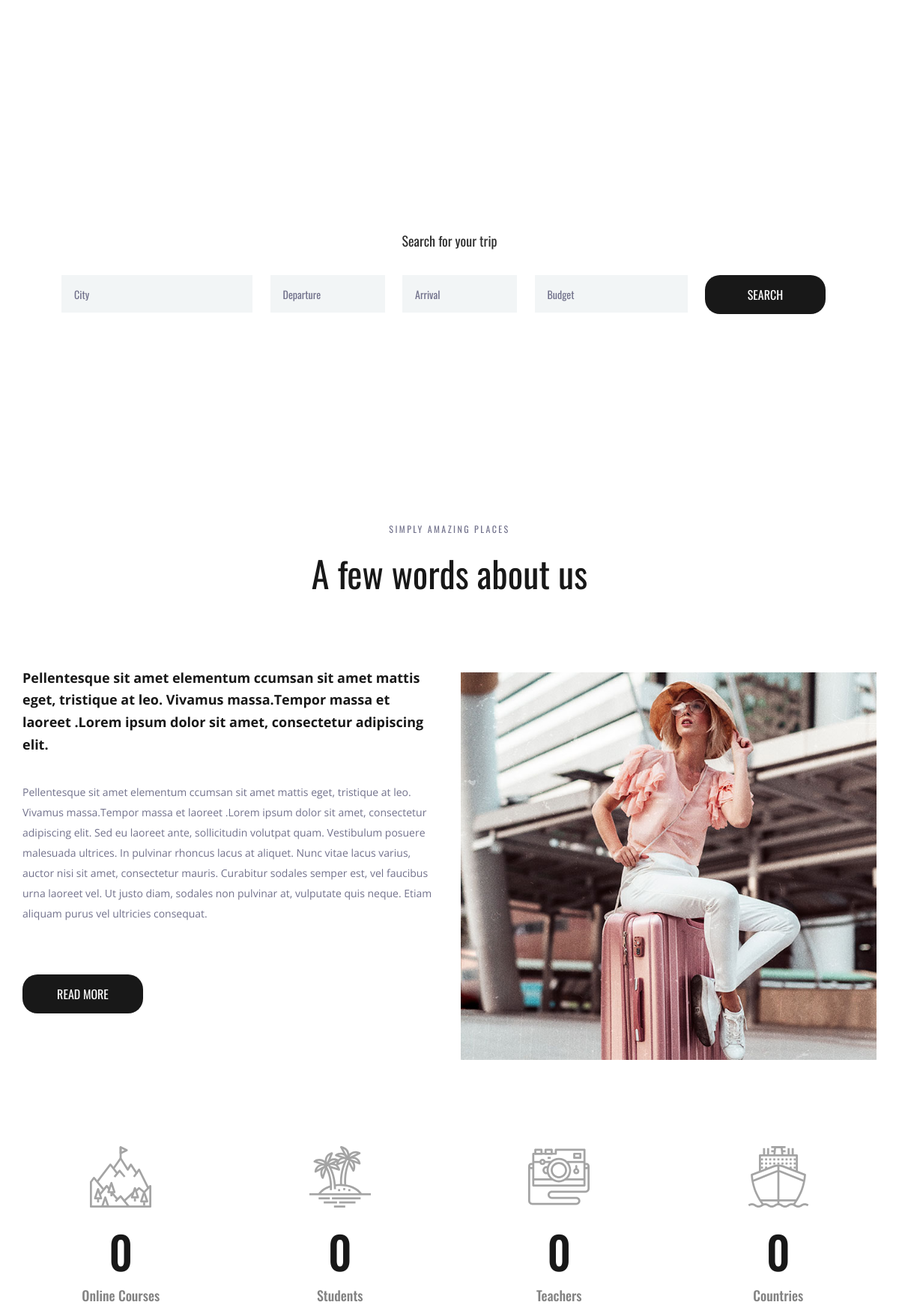
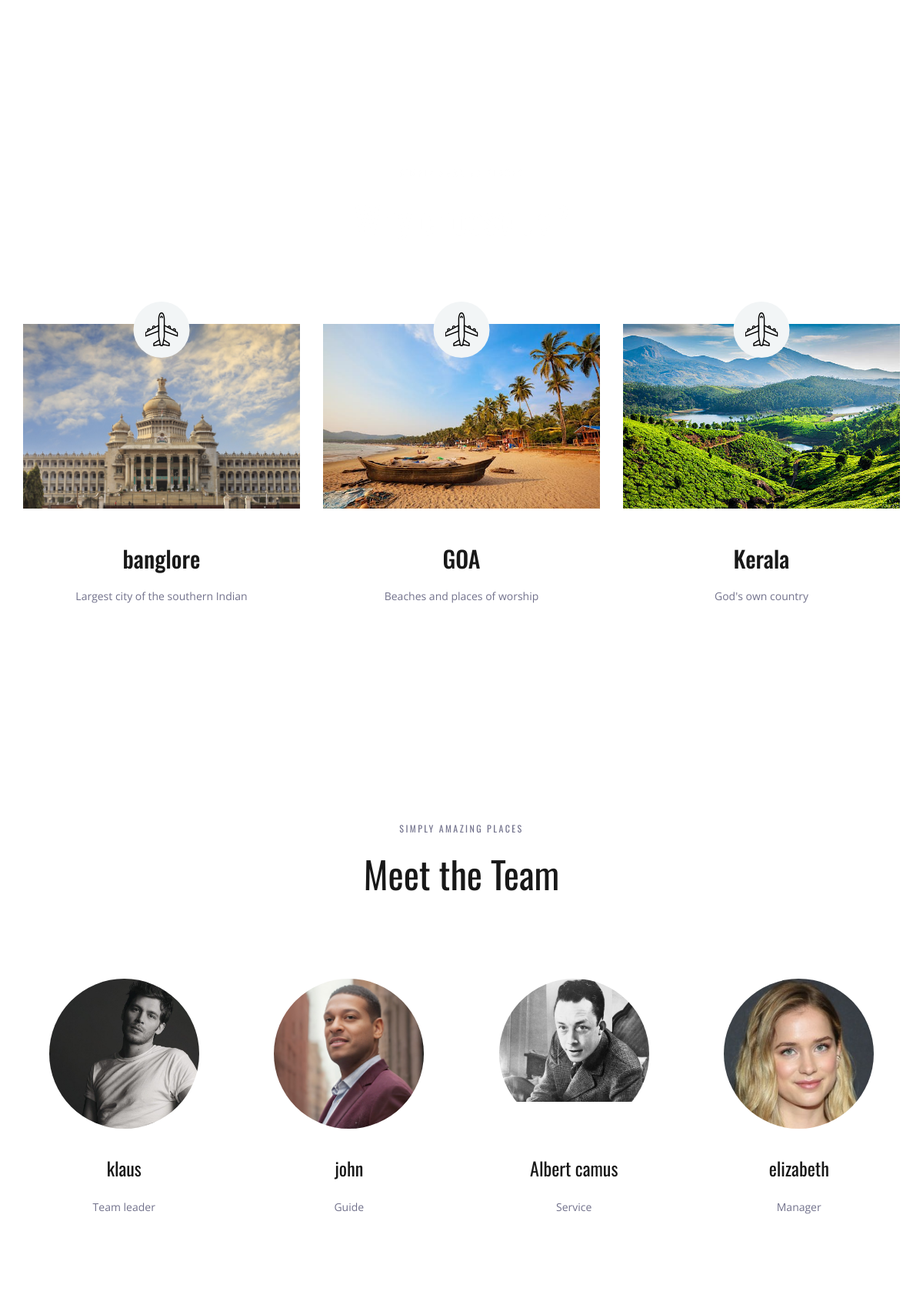
The page / (upper part) on the database its author committed (2 pictures, top to bottom).
### travelapp/models.py (models this page shows, shortened)
class place(models.Model):
    name=models.CharField(max_length=250)
    image=models.ImageField(upload_to='pics')
    desc=models.TextField()

class meet(models.Model):
    name = models.CharField(max_length=250)
    image = models.ImageField(upload_to='pics')
    desc = models.TextField()

### travelapp/views.py (the view)
# urls.py: path('',views.demo,name='demo')
def demo(request):
   obj=place.objects.all()
   ob=meet.objects.all()
   return render(request,"index.html",{'result':obj,'res':ob})

### templates/index.html (shortened to what this page needs)
{% load static %}
<!DOCTYPE html>
<html lang="en">
<head>
<link rel="stylesheet" type="text/css" href="{% static 'styles/bootstrap4/bootstrap.min.css' %}">
<link href="{% static 'plugins/font-awesome-4.7.0/css/font-awesome.min.css' %}" rel="stylesheet" type="text/css">
<link rel="stylesheet" type="text/css" href="{% static 'plugins/OwlCarousel2-2.2.1/owl.carousel.css' %}">
<link rel="stylesheet" type="text/css" href="{% static 'plugins/OwlCarousel2-2.2.1/owl.theme.default.css' %}">
<link rel="stylesheet" type="text/css" href="{% static 'plugins/OwlCarousel2-2.2.1/animate.css' %}">
<link rel="stylesheet" type="text/css" href="{% static 'styles/about.css' %}">
<link rel="stylesheet" type="text/css" href="{% static 'styles/about_responsive.css' %}">
</head>
<body>
<div class="super_container">
	<header class="header">
		<div class="container">
			<div class="row">
				<div class="col">
					<div class="header_content d-flex flex-row align-items-center justify-content-start">
						<div class="header_content_inner d-flex flex-row align-items-end justify-content-start">
							<div class="logo"><a href="index.html">My site</a></div>
							<nav class="main_nav">
								<ul class="d-flex flex-row align-items-start justify-content-start">
									<li><a href="index.html">Home</a></li>
									<li class="active"><a href="about.html">About us</a></li>
									{% if user.is_authenticated %}
									<li>Hello {{user.username}}</li>
									<li><a href="credentials/logout">Logout</a></li>
									{% else %}
									<li><a href="credentials/register">Register</a></li>
									<li><a href="credentials/login">Login</a></li>
									{% endif %}
								</ul>
							</nav>
							<div class="header_phone ml-auto">Call us: 00-56 445 678 33</div>
						</div>
					</div>
				</div>
			</div>
		</div>
	</header>
	<div class="home">
		<div class="background_image" style="{% static 'background-image:url(images/about.jpg)' %}"></div>
	</div>
	<div class="home_search">
		<div class="container">
			<div class="row">
				<div class="col">
					<div class="home_search_container">
						<div class="home_search_title">Search for your trip</div>
						<div class="home_search_content">
							<form action="#" class="home_search_form" id="home_search_form">
								<div class="d-flex flex-lg-row flex-column align-items-start justify-content-lg-between justify-content-start">
									<input type="text" class="search_input search_input_1" placeholder="City" required="required">
									<input type="text" class="search_input search_input_2" placeholder="Departure" required="required">
									<input type="text" class="search_input search_input_3" placeholder="Arrival" required="required">
									<input type="text" class="search_input search_input_4" placeholder="Budget" required="required">
									<button class="home_search_button">search</button>
								</div>
							</form>
						</div>
					</div>
				</div>
			</div>
		</div>
	</div>
	<div class="about">
		<div class="container">
			<div class="row">
				<div class="col text-center">
					<div class="section_subtitle">simply amazing places</div>
					<div class="section_title"><h2>A few words about us</h2></div>
				</div>
			</div>
			<div class="row about_row">
				<div class="col-lg-6">
					<div class="about_content">
						<div class="text_highlight">Pellentesque sit amet elementum ccumsan sit amet mattis eget, tristique at leo. Vivamus massa.Tempor massa et laoreet .Lorem ipsum dolor sit amet, consectetur adipiscing elit.</div>
						<div class="about_text">
							<p>Pellentesque sit amet elementum ccumsan sit amet mattis eget, tristique at leo. Vivamus massa.Tempor massa et laoreet .Lorem ipsum dolor sit amet, consectetur adipiscing elit. Sed eu laoreet ante, sollicitudin volutpat quam. Vestibulum posuere malesuada ultrices. In pulvinar rhoncus lacus at aliquet. Nunc vitae lacus varius, auctor nisi sit amet, consectetur mauris. Curabitur sodales semper est, vel faucibus urna laoreet vel. Ut justo diam, sodales non pulvinar at, vulputate quis neque. Etiam aliquam purus vel ultricies consequat.</p>
						</div>
						<div class="button about_button"><a href="#">read more</a></div>
					</div>
				</div>
				<div class="col-lg-6">
					<div class="about_image"><img src="{% static 'images/about_1.jpg' %}" alt=""></div>
				</div>
			</div>
		</div>
	</div>
	<div class="milestones">
		<div class="container">
			<div class="row">
				<div class="col-lg-3 milestone_col">
					<div class="milestone text-center">
						<div class="milestone_icon"><img src="{% static 'images/mountain.svg' %}" alt=""></div>
						<div class="milestone_counter" data-end-value="17">0</div>
						<div class="milestone_text">Online Courses</div>
					</div>
				</div>
				<div class="col-lg-3 milestone_col">
					<div class="milestone text-center">
						<div class="milestone_icon"><img src="{% static 'images/island.svg' %}" alt=""></div>
						<div class="milestone_counter" data-end-value="213">0</div>
						<div class="milestone_text">Students</div>
					</div>
				</div>
				<div class="col-lg-3 milestone_col">
					<div class="milestone text-center">
						<div class="milestone_icon"><img src="{% static 'images/camera.svg' %}" alt=""></div>
						<div class="milestone_counter" data-end-value="11923">0</div>
						<div class="milestone_text">Teachers</div>
					</div>
				</div>
				<div class="col-lg-3 milestone_col">
					<div class="milestone text-center">
						<div class="milestone_icon"><img src="{% static 'images/boat.svg' %}" alt=""></div>
						<div class="milestone_counter" data-end-value="15">0</div>
						<div class="milestone_text">Countries</div>
					</div>
				</div>
			</div>
		</div>
	</div>
	<div class="why">
		<div class="parallax_background parallax-window" data-parallax="scroll" data-image-src="{% static 'images/why.jpg' %}" data-speed="0.8"></div>
		<div class="container">
			<div class="row">
				<div class="col text-center">
					<div class="section_subtitle">simply amazing places</div>
					<div class="section_title"><h2>Why choose us?</h2></div>
				</div>
			</div>
			<div class="row why_row">
				{% for i in result %}
				<div class="col-lg-4 why_col">
					<div class="why_item">
						<div class="why_image">
							<img src="{{i.image.url}}" alt="">
							<div class="why_icon d-flex flex-column align-items-center justify-content-center">
								<img src="{% static 'images/why_1.svg' %}" alt="">
							</div>
						</div>
						<div class="why_content text-center">
							<div class="why_title">{{i.name}}</div>
							<div class="why_text">
								<p>{{i.desc}}</p>
							</div>
						</div>
					</div>
				</div>
                {% endfor %}
			</div>
		</div>
	</div>
	<div class="team">
		<div class="container">
			<div class="row">
				<div class="col text-center">
					<div class="section_subtitle">simply amazing places</div>
					<div class="section_title"><h2>Meet the Team</h2></div>
				</div>
			</div>
			<div class="row team_row">
				{% for j in res %}
				<div class="col-xl-3 col-md-6 team_col">
					<div class="team_item d-flex flex-column align-items-center justify-content-start text-center">
						<div class="team_image"><img src="{{j.image.url}}" alt=""></div>
						<div class="team_content">
							<div class="team_title"><a href="#">{{j.name}}</a></div>
							<div class="team_text">
								<p>{{j.desc}}</p>
							</div>
						</div>
					</div>
				</div>
				{% endfor %}
			</div>
		</div>
	</div>
</div>
</body>
</html>

### rows shown on the page
place: image (picture), name "banglore", desc "Largest city of the southern Indian"
place: image (picture), name "GOA", desc "Beaches and places of worship"
place: image (picture), name "Kerala", desc "God's own country"
meet: image (picture), name "klaus", desc "Team leader"
meet: image (picture), name "john", desc "Guide"
meet: image (picture), name "Albert camus", desc "Service"
meet: image (picture), name "elizabeth", desc "Manager"
